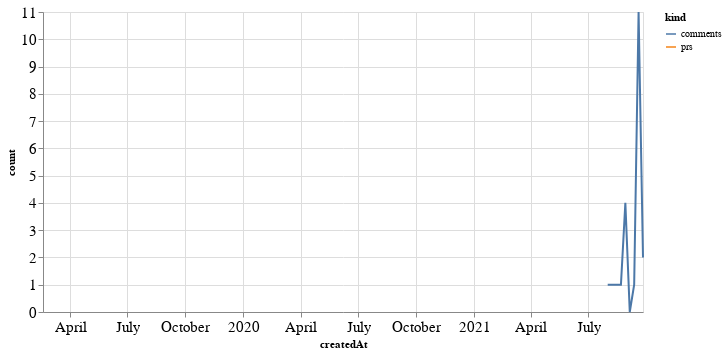

Notebook cell for this chart:
### Code cell
alt.Chart(total_time, width=600).mark_line().encode(
    x='createdAt',
    y='count',
    color='kind'
)

### Figure 1 — Vega-Lite specification as saved in the notebook (floating-point values rounded to 4 significant figures)
{"config": {"axisLeft": {"labelFontSize": 15}, "axisBottom": {"labelFontSize": 15}}, "data": {"name": "data-50c92e2566eba3578c59b00c81e658b2"}, "mark": "line", "encoding": {"color": {"type": "nominal", "field": "kind"}, "x": {"type": "temporal", "field": "createdAt"}, "y": {"type": "quantitative", "field": "count"}}, "width": 600, "$schema": "https://vega.github.io/schema/vega-lite/v4.8.1.json", "datasets": {"data-50c92e2566eba3578c59b00c81e658b2": [{"createdAt": "2019-02-17T00:00:00", "kind": "prs", "count": 1.0}, {"createdAt": "2021-08-01T00:00:00", "kind": "prs", "count": null}, {"createdAt": "2021-08-08T00:00:00", "kind": "prs", "count": null}, {"createdAt": "2021-08-15T00:00:00", "kind": "prs", "count": null}, {"createdAt": "2021-08-22T00:00:00", "kind": "prs", "count": null}, {"createdAt": "2021-08-29T00:00:00", "kind": "prs", "count": null}, {"createdAt": "2021-09-05T00:00:00", "kind": "prs", "count": null}, {"createdAt": "2021-09-12T00:00:00", "kind": "prs", "count": null}, {"createdAt": "2021-09-19T00:00:00", "kind": "prs", "count": null}, {"createdAt": "2021-09-26T00:00:00", "kind": "prs", "count": null}, {"createdAt": "2019-02-17T00:00:00", "kind": "comments", "count": null}, {"createdAt": "2021-08-01T00:00:00", "kind": "comments", "count": 1.0}, {"createdAt": "2021-08-08T00:00:00", "kind": "comments", "count": 1.0}, {"createdAt": "2021-08-15T00:00:00", "kind": "comments", "count": 1.0}, {"createdAt": "2021-08-22T00:00:00", "kind": "comments", "count": 1.0}, {"createdAt": "2021-08-29T00:00:00", "kind": "comments", "count": 4.0}, {"createdAt": "2021-09-05T00:00:00", "kind": "comments", "count": 0.0}, {"createdAt": "2021-09-12T00:00:00", "kind": "comments", "count": 1.0}, {"createdAt": "2021-09-19T00:00:00", "kind": "comments", "count": 11.0}, {"createdAt": "2021-09-26T00:00:00", "kind": "comments", "count": 2.0}]}}
